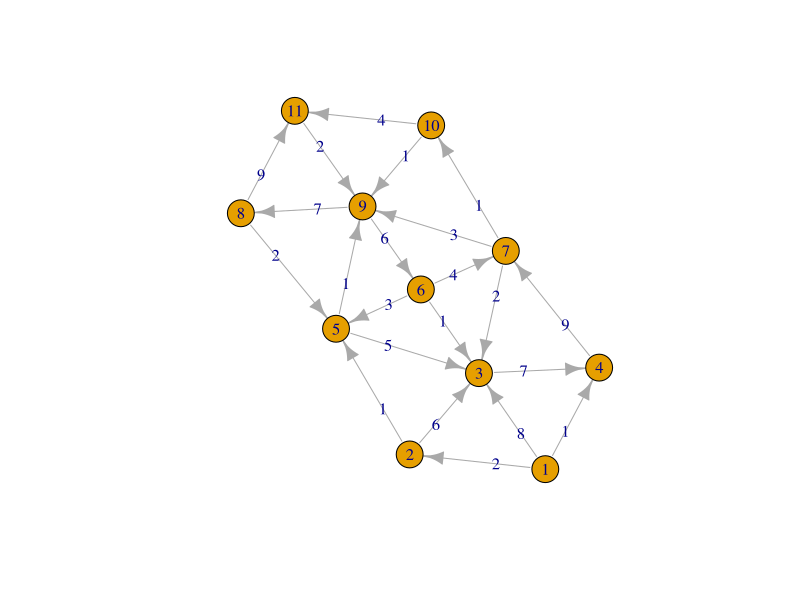

The R script that drew this image:
library(igraph,warn.conflicts = F)
library(igraph)
m <- matrix(c(
  1, 2, 2, 1, 3, 8, 1, 4, 1,
  2, 3, 6, 2, 5, 1,
  3, 4, 7,
  4, 7, 9,
  5, 3, 5, 5, 9, 1,
  6, 5, 3, 6, 3, 1, 6, 7, 4,
  7, 3, 2, 7, 9, 3, 7, 10, 1,
  8, 5, 2, 8, 11, 9,
  9, 8, 7, 9, 6, 6,
  10, 9, 1,
  10, 11, 4,
  11, 9, 2
), ncol = 3, byrow = TRUE)
g <- make_graph(t(m[, 1:2]), directed = TRUE)
graph_attr(g, "weight") <- m[, 3]
plot(g, edge.label = m[, 3])
print(
  shortest.paths(g, 1,weights = graph_attr(g, "weight"),algorithm="johnson")
)
gs <- get.shortest.paths(g, from = V(g)[1], weights = graph_attr(g, "weight"))
print(gs)
